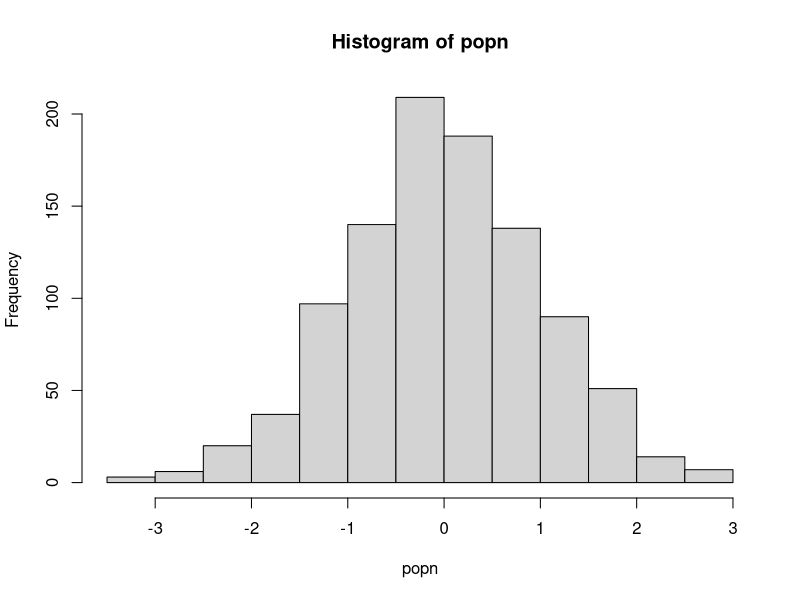

Reproduce this figure in R.
#!/usr/bin/env Rscript --vanilla

# Title: sample.R
# Author details: Ioan Evans, Contact details: ie917@ic.ac.uk
# Date: Nov 2020
# Script and data info: Vectorization using lapply and sapply.
# Copyright statement: none

## Housekeeping
rm(list = ls())
graphics.off()

################################## Functions ###################################

## A function to take a sample of size n from a population "popn" and return its mean
myexperiment <- function(popn,n){
    pop_sample <- sample(popn, n, replace = FALSE)
    return(mean(pop_sample))
}

## Calculate means using a for loop without preallocation:
loopy_sample1 <- function(popn, n, num){
    result1 <- vector() #Initialize empty vector of size 1 
    for(i in 1:num){
        result1 <- c(result1, myexperiment(popn, n))
    }
    return(result1)
}

## To run "num" iterations of the experiment using a for loop on a vector with preallocation:
loopy_sample2 <- function(popn, n, num){
    result2 <- vector(,num) #Preallocate expected size
    for(i in 1:num){
        result2[i] <- myexperiment(popn, n)
    }
    return(result2)
}

## To run "num" iterations of the experiment using a for loop on a list with preallocation:
loopy_sample3 <- function(popn, n, num){
    result3 <- vector("list", num) #Preallocate expected size
    for(i in 1:num){
        result3[[i]] <- myexperiment(popn, n)
    }
    return(result3)
}

## To run "num" iterations of the experiment using vectorization with lapply:
lapply_sample <- function(popn, n, num){
    result4 <- lapply(1:num, function(i) myexperiment(popn, n))
    return(result4)
}

## To run "num" iterations of the experiment using vectorization with lapply:
sapply_sample <- function(popn, n, num){
    result5 <- sapply(1:num, function(i) myexperiment(popn, n))
    return(result5)
}

## Generate a population
popn <- rnorm(1000)
hist(popn)

## Run and time the differences
n <- 20 # sample size for each experiment
num <- 1000 # number of times to return the experiment

print("The loopy, non-preallocation approach takes:")
print(system.time(loopy_sample1(popn, n, num)))

print("The loopy, but with preallocation approach takes:")
print(system.time(loopy_sample2(popn, n, num)))

print("The loopy, non-preallocation approach on a list takes:")
print(system.time(loopy_sample3(popn, n, num)))

print("The vectorized sapply approach takes:")
print(system.time(sapply_sample(popn, n, num)))

print("The vectorized lapply approach takes:")
print(system.time(lapply_sample(popn, n, num)))

print("Script done!")